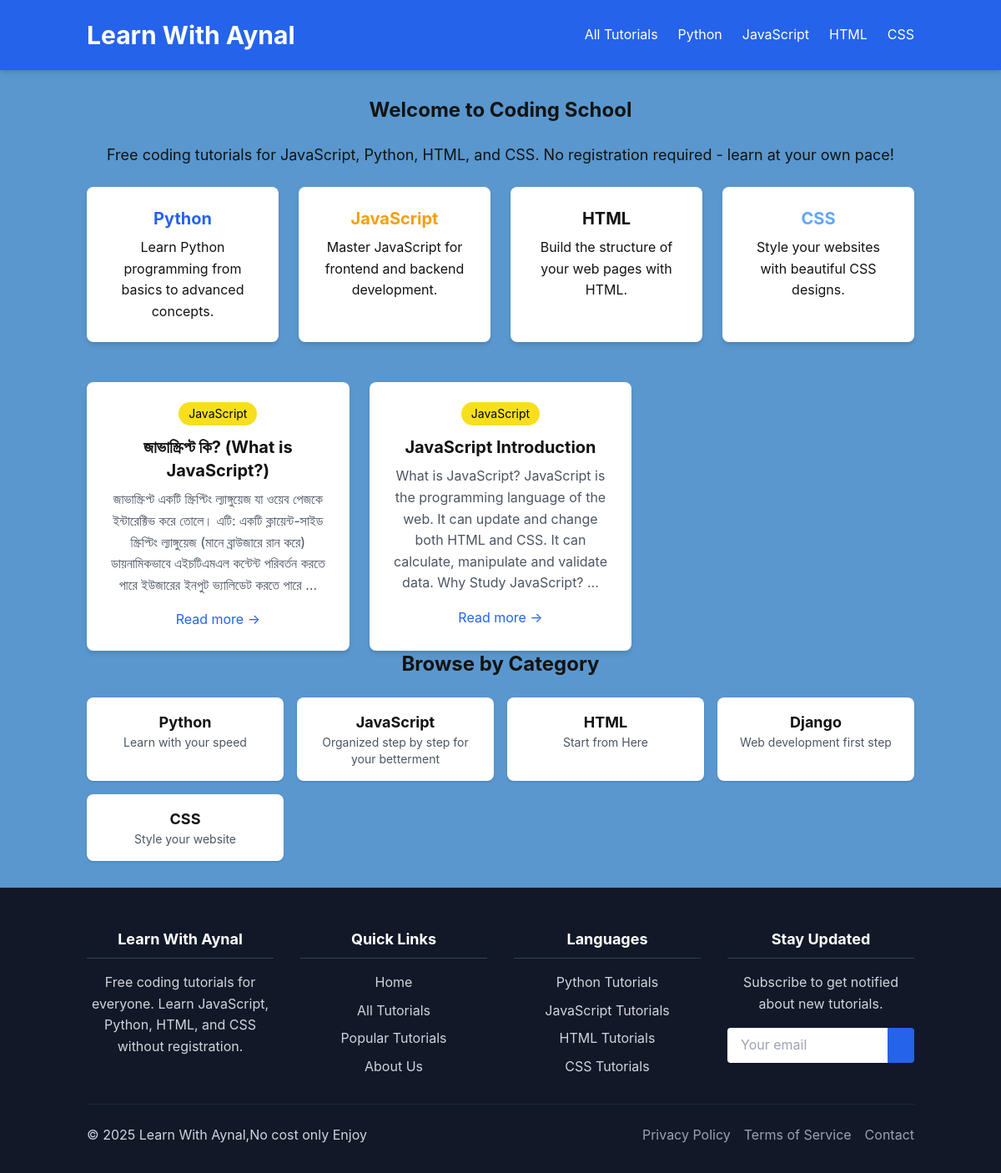
The page / on the database its author committed.
### content/models.py (models this page shows, shortened)
class Tutorial(models.Model):
    LANGUAGES = [
        ('js', 'JavaScript'),
        ('py', 'Python'),
        ('html', 'HTML'),
        ('css', 'CSS'),
    ]
    title = models.CharField(max_length=200)
    slug = models.SlugField(unique=True, blank=True)
    content = models.TextField()
    category = models.ForeignKey(Category, on_delete=models.SET_NULL, null=True)
    language = models.CharField(max_length=10, choices=LANGUAGES)
    created_at = models.DateTimeField(auto_now_add=True)
    updated_at = models.DateTimeField(auto_now=True)
    external_links = models.TextField(blank=True, help_text="One link per line")
    is_published = models.BooleanField(default=True)

class Category(models.Model):
    name = models.CharField(max_length=100)
    slug = models.SlugField(unique=True, blank=True)
    description = models.TextField(blank=True)

### content/views.py (the view)
# urls.py: path('', views.home, name='home'),
def home(request):
    categories = Category.objects.all()
    featured_tutorials = Tutorial.objects.filter(is_published=True).order_by('-created_at')[:5]
    return render(request, 'home.html', {
        'categories': categories,
        'featured_tutorials': featured_tutorials,
    })

### templates/home.html (shortened to what this page needs)
{% extends 'base.html' %}
{% block content %}
<div class="mb-12">
    <h2 class="text-2xl font-bold mb-6">Welcome to Coding School</h2>
    <p class="text-lg mb-6">
        Free coding tutorials for JavaScript, Python, HTML, and CSS. No registration required - learn at your own pace!
    </p>
    <div class="grid grid-cols-1 md:grid-cols-4 gap-6 mb-12">
        <a href="{% url 'language_overview' 'py' %}" class="bg-white p-6 rounded-lg shadow-md hover:shadow-lg transition">
            <h3 class="text-xl font-bold text-blue-600 mb-2">Python</h3>
            <p>Learn Python programming from basics to advanced concepts.</p>
        </a>
        <a href="{% url 'language_overview' 'js' %}" class="bg-white p-6 rounded-lg shadow-md hover:shadow-lg transition">
            <h3 class="text-xl font-bold text-yellow-500 mb-2">JavaScript</h3>
            <p>Master JavaScript for frontend and backend development.</p>
        </a>
        <a href="{% url 'language_overview' 'html' %}" class="bg-white p-6 rounded-lg shadow-md hover:shadow-lg transition">
            <h3 class="text-xl font-bold text-orange-500 mb-2">HTML</h3>
            <p>Build the structure of your web pages with HTML.</p>
        </a>
        <a href="{% url 'language_overview' 'css' %}" class="bg-white p-6 rounded-lg shadow-md hover:shadow-lg transition">
            <h3 class="text-xl font-bold text-blue-400 mb-2">CSS</h3>
            <p>Style your websites with beautiful CSS designs.</p>
        </a>
    </div>
</div>
<div class="grid grid-cols-1 md:grid-cols-3 gap-6">
    {% for tutorial in featured_tutorials %}
    <div class="tutorial-card featured-tutorial bg-white p-6 rounded-lg shadow-md hover:shadow-xl transition-all">
        <span class="tag-{{ tutorial.language }} inline-block px-3 py-1 rounded-full text-sm mb-3 transition-all">
            {{ tutorial.get_language_display }}
        </span>
            <h3 class="text-xl font-bold mb-2">
                <a href="{% url 'tutorial_detail' tutorial.slug %}" class="hover:underline">{{ tutorial.title }}</a>
            </h3>
            <p class="text-gray-600 mb-4">{{ tutorial.content|truncatewords:30 }}</p>
            <a href="{% url 'tutorial_detail' tutorial.slug %}" class="text-blue-600 hover:underline">Read more →</a>
        </div>
        {% endfor %}
    </div>
<div>
    <h2 class="text-2xl font-bold mb-6">Browse by Category</h2>
    <div class="grid grid-cols-1 sm:grid-cols-2 md:grid-cols-3 lg:grid-cols-4 gap-4">
        {% for category in categories %}
        <a href="{% url 'category_tutorials' category.slug %}" class="bg-white p-4 rounded-lg shadow hover:shadow-md transition text-center">
            <h3 class="font-bold text-lg">{{ category.name }}</h3>
            <p class="text-sm text-gray-600">{{ category.description|truncatewords:10 }}</p>
        </a>
        {% endfor %}
    </div>
</div>
{% endblock %}

### templates/base.html (shortened to what this page needs)
 {% load static %}
<!DOCTYPE html>
<html lang="en">
<head>
    <link href="https://cdn.jsdelivr.net/npm/tailwindcss@2.2.19/dist/tailwind.min.css" rel="stylesheet">
    <link href="{% static 'css/styles.css' %}" rel="stylesheet">
</head>
<body class="bg-light-50">
    <header class="bg-blue-600 text-white shadow-md">
        <div class="container mx-auto px-4 py-6">
            <div class="flex justify-between items-center">
                <h1 class="text-3xl font-bold">
                    <a href="{% url 'home' %}">Learn With Aynal</a>
                </h1>
                <nav>
                    <ul class="flex space-x-6">
                        <li><a href="{% url 'tutorial_list' %}" class="hover:underline">All Tutorials</a></li>
                        <li><a href="{% url 'language_overview' 'py' %}" class="hover:underline">Python</a></li>
                        <li><a href="{% url 'language_overview' 'js' %}" class="hover:underline">JavaScript</a></li>
                        <li><a href="{% url 'language_overview' 'html' %}" class="hover:underline">HTML</a></li>
                        <li><a href="{% url 'language_overview' 'css' %}" class="hover:underline">CSS</a></li>
                    </ul>
                </nav>
            </div>
        </div>
    </header>
    <main class="container mx-auto px-4 py-8">
        {% block content %}{% endblock %}
    </main>
    <footer class="bg-gray-900 text-gray-300 pt-12 pb-8">
        <div class="container mx-auto px-4">
            <div class="grid grid-cols-1 md:grid-cols-4 gap-8 mb-8">
                <div class="footer-col">
                    <h3 class="text-white text-lg font-bold mb-4 border-b border-gray-700 pb-2">Learn With Aynal</h3>
                    <p class="mb-4">Free coding tutorials for everyone. Learn JavaScript, Python, HTML, and CSS without registration.</p>
                </div>
                <div class="footer-col">
                    <h3 class="text-white text-lg font-bold mb-4 border-b border-gray-700 pb-2">Quick Links</h3>
                    <ul class="space-y-2">
                        <li><a href="{% url 'home' %}" class="hover:text-white transition-colors">Home</a></li>
                        <li><a href="{% url 'tutorial_list' %}" class="hover:text-white transition-colors">All Tutorials</a></li>
                        <li><a href="#" class="hover:text-white transition-colors">Popular Tutorials</a></li>
                        <li><a href="#" class="hover:text-white transition-colors">About Us</a></li>
                    </ul>
                </div>
                <div class="footer-col">
                    <h3 class="text-white text-lg font-bold mb-4 border-b border-gray-700 pb-2">Languages</h3>
                    <ul class="space-y-2">
                        <li><a href="{% url 'language_overview' 'py' %}" class="hover:text-white transition-colors">Python Tutorials</a></li>
                        <li><a href="{% url 'language_overview' 'js' %}" class="hover:text-white transition-colors">JavaScript Tutorials</a></li>
                        <li><a href="{% url 'language_overview' 'html' %}" class="hover:text-white transition-colors">HTML Tutorials</a></li>
                        <li><a href="{% url 'language_overview' 'css' %}" class="hover:text-white transition-colors">CSS Tutorials</a></li>
                    </ul>
                </div>
                <div class="footer-col">
                    <h3 class="text-white text-lg font-bold mb-4 border-b border-gray-700 pb-2">Stay Updated</h3>
                    <p class="mb-4">Subscribe to get notified about new tutorials.</p>
                    <form class="flex">
                        <input type="email" placeholder="Your email" class="px-4 py-2 w-full rounded-l focus:outline-none text-gray-800">
                        <button type="submit" class="bg-blue-600 hover:bg-blue-700 text-white px-4 py-2 rounded-r transition-colors">
                        </button>
                    </form>
                </div>
            </div>
            <div class="border-t border-gray-800 pt-6 flex flex-col md:flex-row justify-between items-center">
                <div class="mb-4 md:mb-0">
                    <p>&copy; {% now "Y" %} Learn With Aynal,No cost only Enjoy</p>
                </div>
                <div class="footer-links flex space-x-4">
                    <a href="#" class="text-gray-400 hover:text-white transition-colors">Privacy Policy</a>
                    <a href="#" class="text-gray-400 hover:text-white transition-colors">Terms of Service</a>
                    <a href="#" class="text-gray-400 hover:text-white transition-colors">Contact</a>
                </div>
            </div>
        </div>
    </footer>
</body>
</html>

### static/css/styles.css (style rules this page uses)
body { font-family: 'Inter', -apple-system, BlinkMacSystemFont, sans-serif; line-height: 1.6; background-color: #5997ce; color: lch(5.73% 1.28 129.46); margin: 0%; padding: 0%; box-sizing: content-box; overflow: hidden; font-size: 16px; text-align: center; min-height: auto; max-height: 200vh; overflow-y: auto; overflow-x: auto; scroll-behavior: smooth; }
nav ul li a { position: relative; transition: all 0.3s ease; }
nav ul li a::after { content: ''; position: absolute; width: 0; height: 2px; bottom: -4px; left: 0; background-color: #dbeafe; transition: width 0.3s ease; }
.tutorial-card { transition: all 0.3s ease; transform: translateY(0); }
.tag-js { background-color: #f7df1e; color: #000; }
a, button, .transition-all { transition: all 0.3s ease; }
.featured-tutorial { animation: pulse 4s infinite; }
.footer-col { transition: all 0.3s ease; }
.footer-links a { position: relative; }
.footer-links a::after { content: ''; position: absolute; width: 0; height: 1px; bottom: -2px; left: 0; background-color: white; transition: width 0.3s ease; }
form button { transition: all 0.3s ease; position: relative; overflow: hidden; }
form button::after { content: ''; position: absolute; top: 50%; left: 50%; width: 5px; height: 5px; background: rgba(255, 255, 255, 0.5); opacity: 0; border-radius: 100%; transform: scale(1, 1) translate(-50%, -50%); transform-origin: 50% 50%; }

### rows shown on the page
Tutorial: language "JavaScript", title "জাভাস্ক্রিপ্ট কি? (What is JavaScript?)", content "জাভাস্ক্রিপ্ট একটি স্ক্রিপ্টিং ল্যাঙ্গুয়েজ যা ওয়েব পেজকে ইন্টারেক্টিভ করে তোলে। এটি: একটি ক্লায়েন্ট-সাইড স্ক্রিপ্টিং ল্যাঙ্গুয়েজ (মানে ব্রাউজারে রান করে) ডায়নামিকভাবে এইচটিএমএল কন্টেন্ট পরিবর্তন করতে পারে ইউজারের ইনপুট ভ্যালিডেট করতে পারে …"
Tutorial: language "JavaScript", title "JavaScript Introduction", content "What is JavaScript? JavaScript is the programming language of the web. It can update and change both HTML and CSS. It can calculate, manipulate and validate data. Why Study JavaScript? …"
Category: name "Python", description "Learn with your speed"
Category: name "JavaScript", description "Organized step by step for your betterment"
Category: name "HTML", description "Start from Here"
Category: name "Django", description "Web development first step"
Category: name "CSS", description "Style your website"
